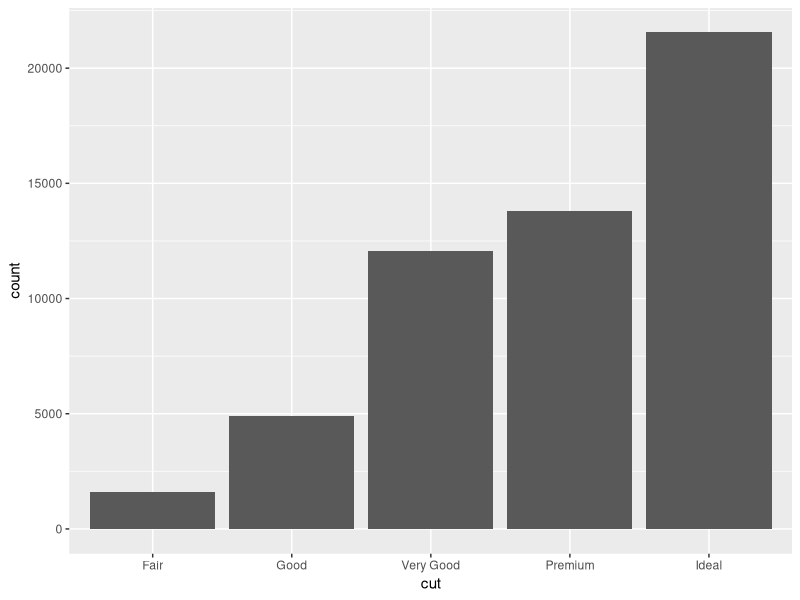
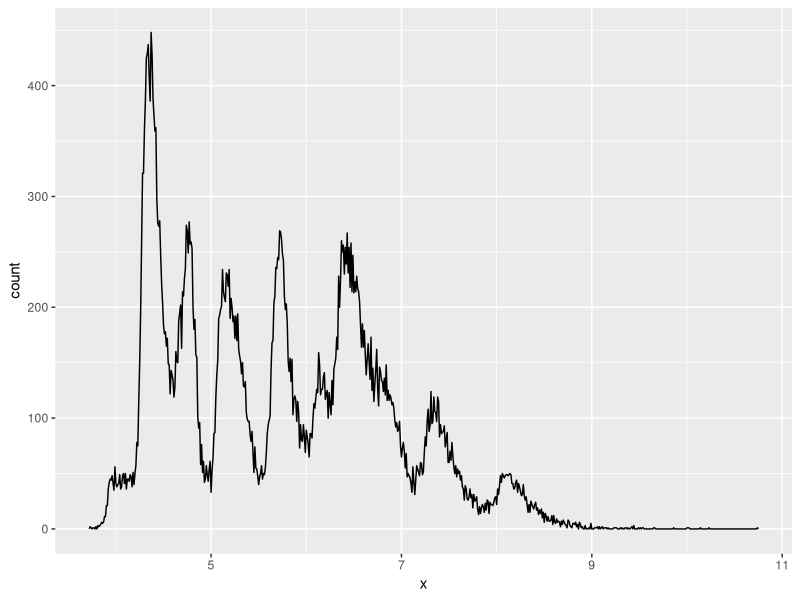
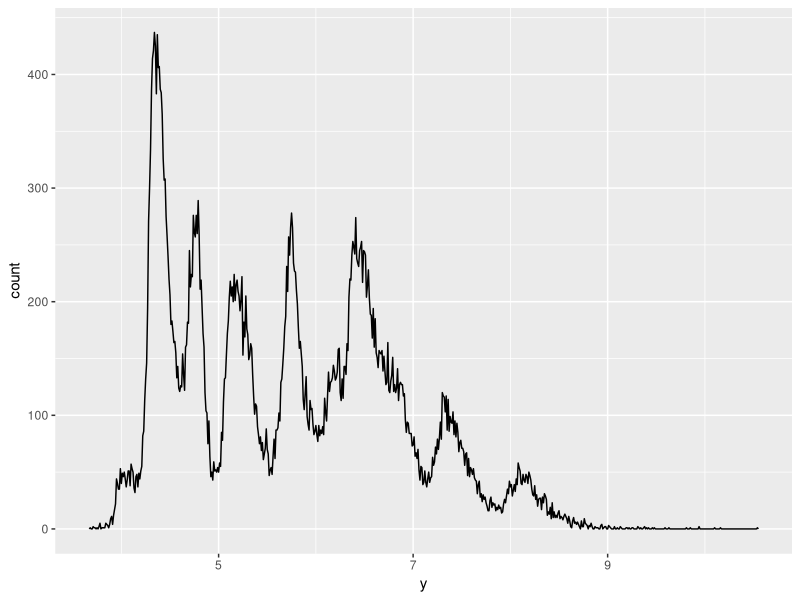
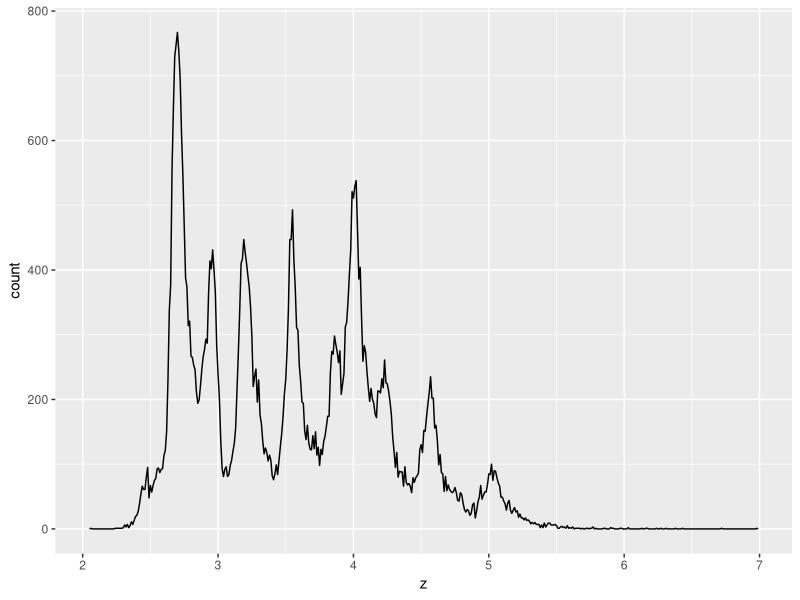
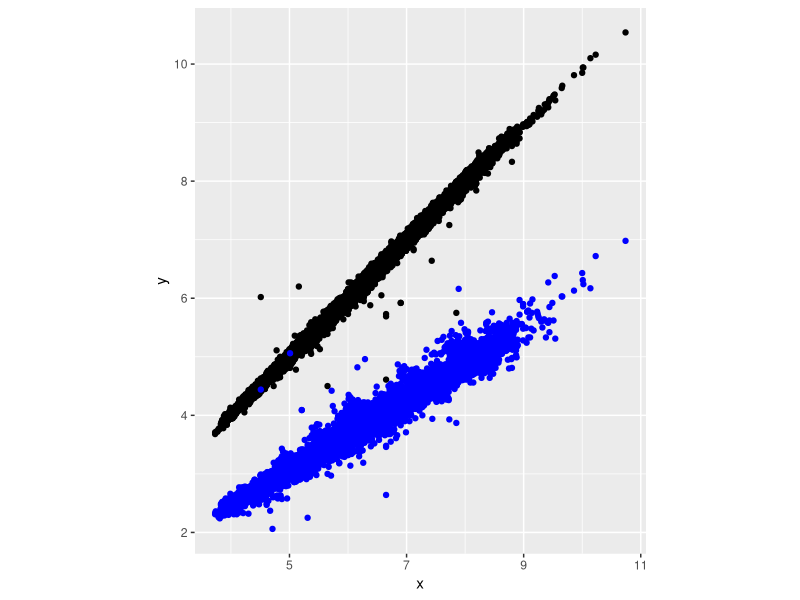

Recreate these plots in R, in order.
## ---- chunk 1
library(tidyverse)
## ---- chunk 2
ggplot(data = diamonds) +
  geom_bar(mapping = aes(x = cut))
## ---- chunk 3
smaller <- diamonds %>% 
  filter(carat < 3)
## ---- chunk 4
# remove false data points
diamonds <- diamonds %>% filter(2 < y & y < 20 & 2 < x & 2 < z & z < 20)
ggplot(diamonds) +
  geom_freqpoly(aes(x = x), binwidth = 0.01)
ggplot(diamonds) +
  geom_freqpoly(aes(x = y), binwidth = 0.01)
ggplot(diamonds) +
  geom_freqpoly(aes(x = z), binwidth = 0.01)
# x and y often share value
ggplot(diamonds) +
  geom_point(aes(x = x, y = y)) +
  geom_point(aes(x = x, y = z), color = "blue") +
  coord_fixed()
